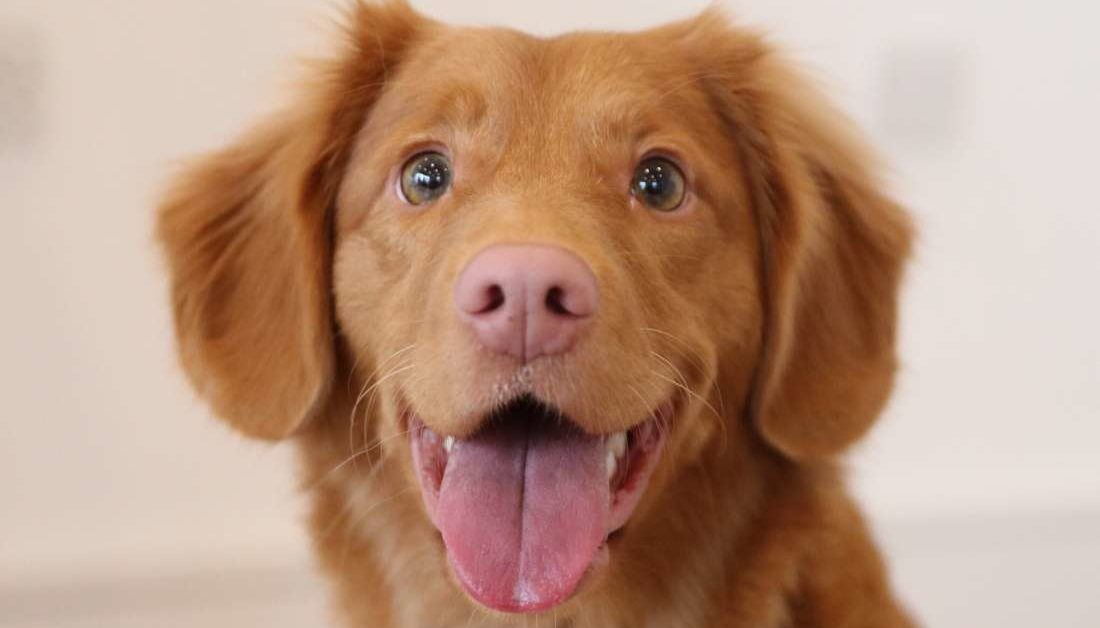
#> input picture Testing-data/img2.jpg, 1100 x 628 px, given in place of 0005.jpg, which was not available
$ jupyter execute translate.ipynb   (shell and % lines are left out)   (text cells are left out)
#> lines starting #> are read from the running program, lines starting #| are printed output that depends on the picture; pictures that were not available may be replaced by others from this repository, and a replacement may not be noted
[cell 1]
import wget
url = "https://github.com/raffiainuls/CIFAR-10-images/blob/master/test/automobile/0005.jpg?raw=true"
wget.download(url)

[cell 2]
# import the necessary packages
from matplotlib import pyplot as plt
import numpy as np
import argparse
import imutils
import cv2

[cell 3]
def plt_imshow(title, image):
	# convert the image frame BGR to RGB color space and display it
	image = cv2.cvtColor(image, cv2.COLOR_BGR2RGB)
	plt.imshow(image)
	plt.title(title)
	plt.grid(False)
	plt.show()

[cell 4]
# since we are using Jupyter Notebooks we can replace our argument
# parsing code with *hard coded* arguments and values
args = {
	"image": "0005.jpg"
}

[cell 5]
# load the image and display it to our screen
image = cv2.imread(args["image"])
#> image is the input picture: shape (628, 1100, 3); mean B, G, R 127.5, 149.3, 185.1
plt_imshow("Original", image)

# shift the image 25 pixels to the right and 50 pixels down
M = np.float32([[1, 0, 25], [0, 1, 50]])
shifted = cv2.warpAffine(image, M, (image.shape[1], image.shape[0]))
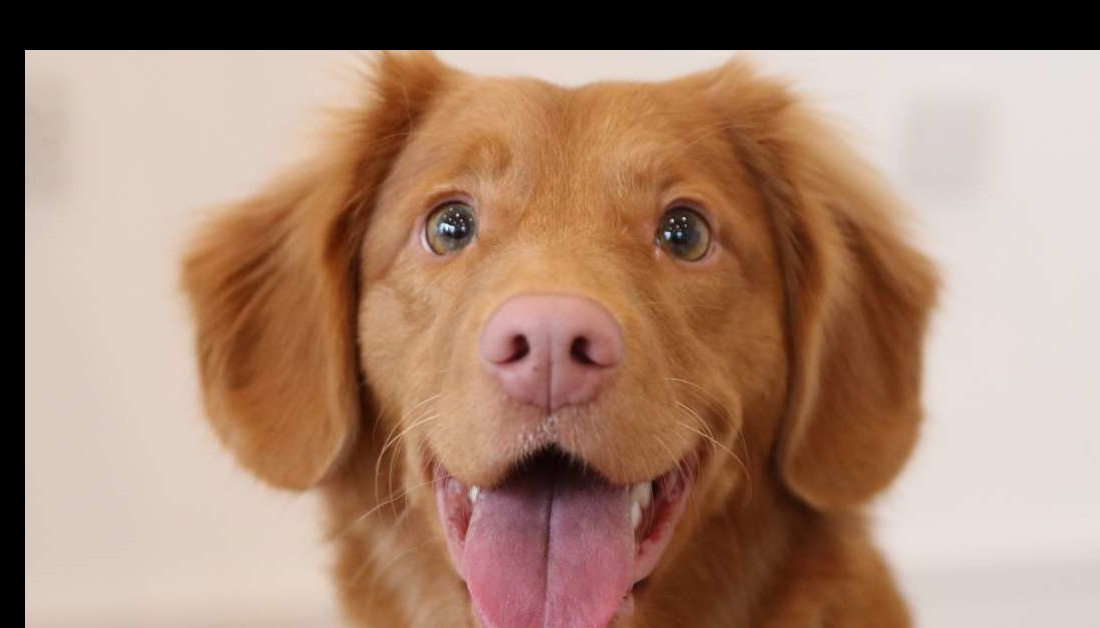
#> shifted: shape (628, 1100, 3); mean B, G, R 113.3, 133.4, 166.2
plt_imshow("Shifted Down and Right", shifted)

[cell 6]
# now, let's shift the image 50 pixels to the left and 90 pixels
# up by specifying negative values for the x and y directions,
# respectively
M = np.float32([[1, 0, -50], [0, 1, -90]])
shifted = cv2.warpAffine(image, M, (image.shape[1], image.shape[0]))
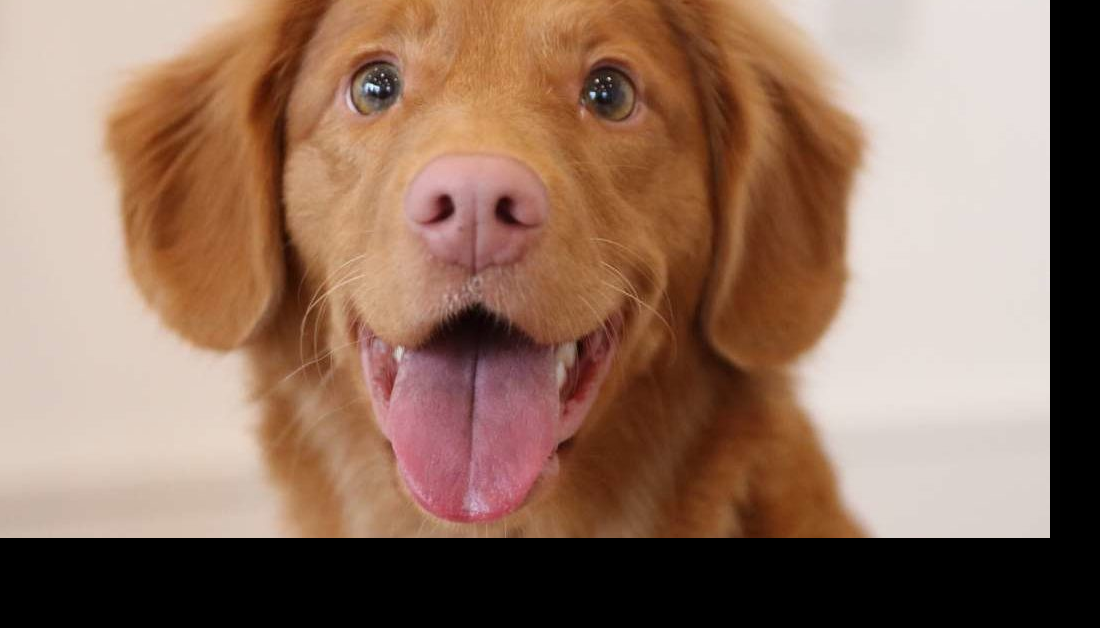
#> shifted: shape (628, 1100, 3); mean B, G, R 96.5, 114.8, 146
plt_imshow("Shifted Up and Left", shifted)

[cell 7]
# use the imutils helper function to translate the image 100 pixels
# down in a single function call
shifted = imutils.translate(image, 0, 100)
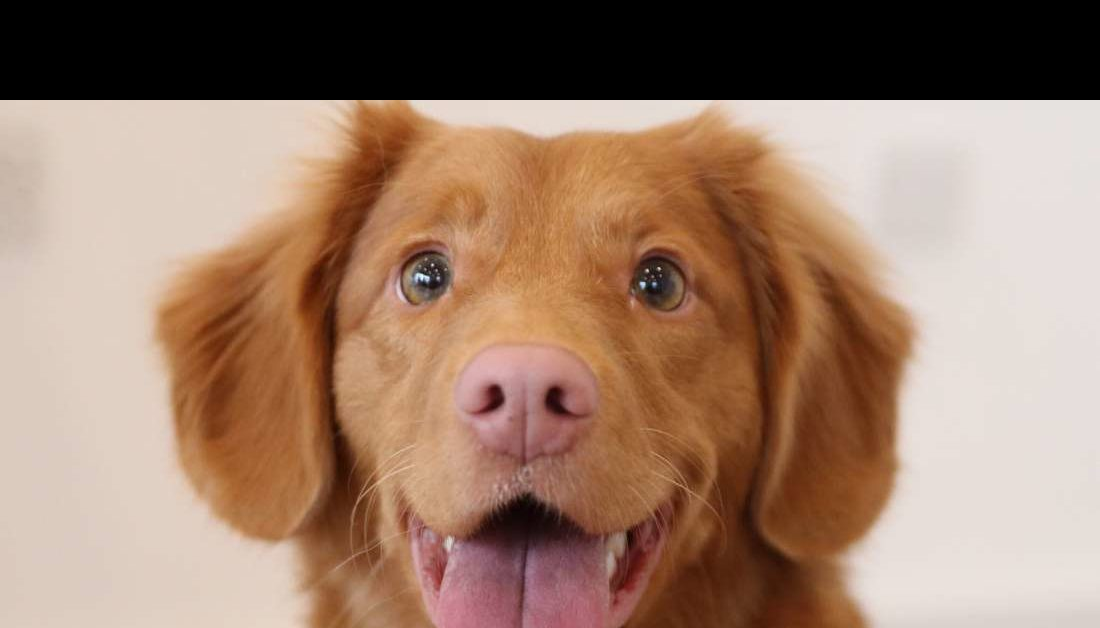
#> shifted: shape (628, 1100, 3); mean B, G, R 107.7, 126.6, 156.7
plt_imshow("Shifted Down", shifted)

$ run again, on Testing-data/img3.jpg
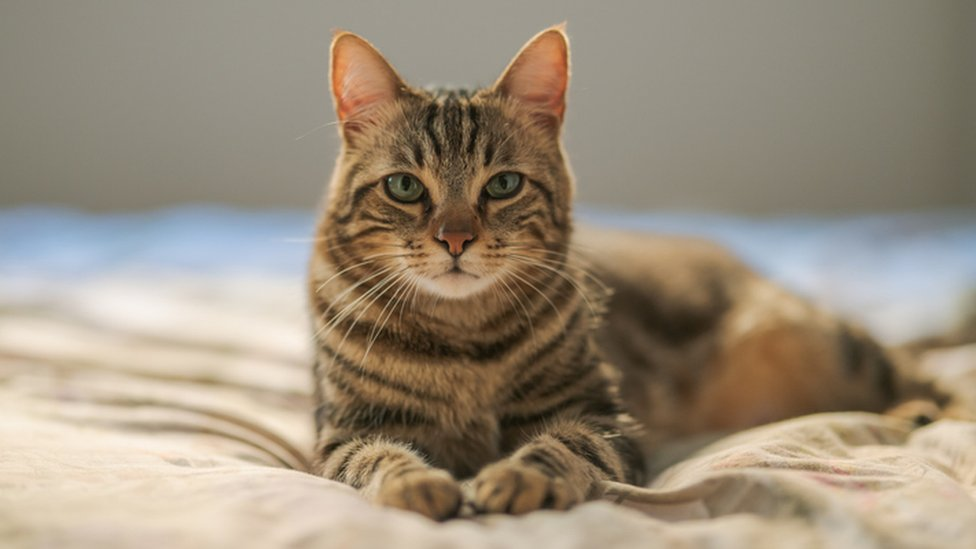
#> input picture Testing-data/img3.jpg, 976 x 549 px, given in place of 0005.jpg, which was not available
#> image is the input picture: shape (549, 976, 3); mean B, G, R 124.7, 142.7, 155.3
#> `shifted = cv2.warpAffine(image, M, (image.shape[1], image.shape[0]))`:
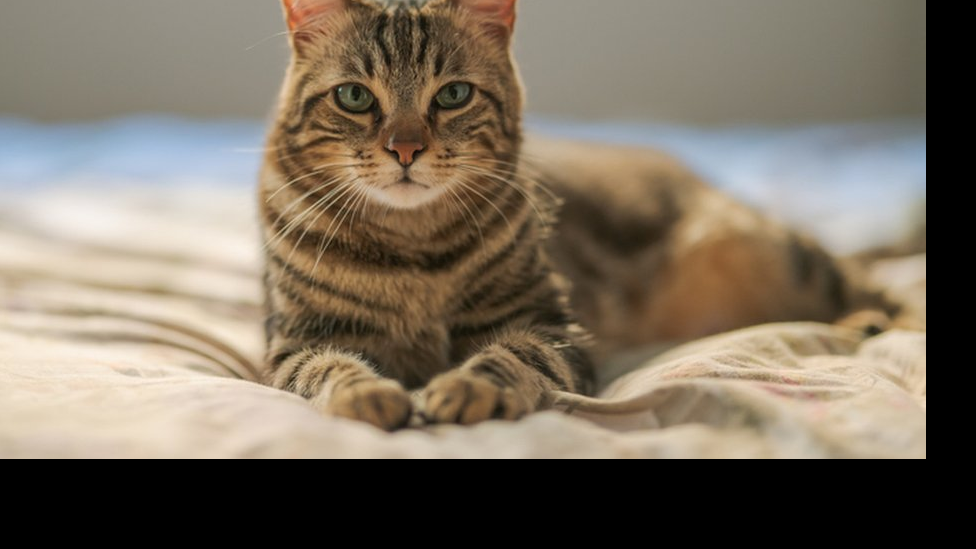
#> shifted: shape (549, 976, 3); mean B, G, R 96.4, 111.5, 122.7
#> `shifted = imutils.translate(image, 0, 100)`:
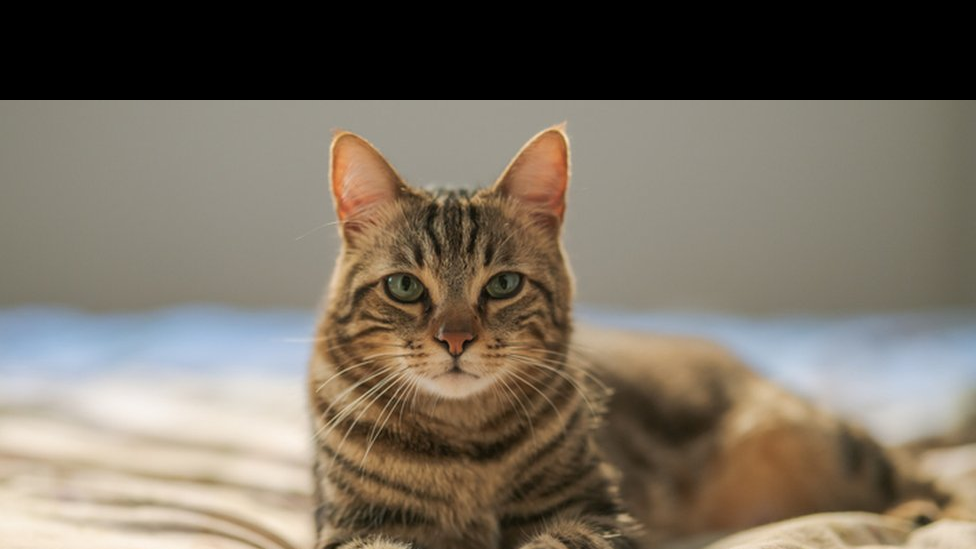
#> shifted: shape (549, 976, 3); mean B, G, R 97.7, 111.2, 120.5
